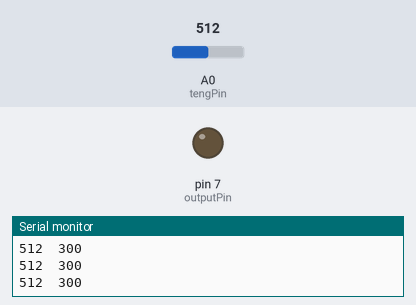
Simulated run of this sketch. Board: Arduino Uno, built with avr-gcc and run on an emulated ATmega328P. Shown: output pins drawn as LEDs (lit = HIGH), the last lines printed to the serial monitor. Dashed ring = blinking. Inputs (shaded band) come from the test bench; at power-on: A0 (tengPin) = 512.

Above: at 1.2 s.
1.3 s: A0 (tengPin) set to 314
2.8 s: A0 (tengPin) set to 282
At 3.02 s:
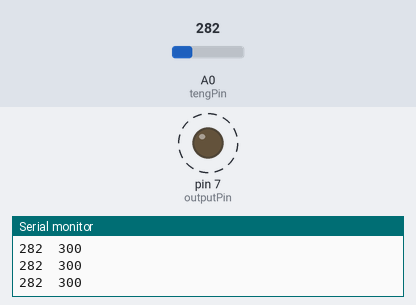
5.8 s: A0 (tengPin) set to 306
At 7.0 s:
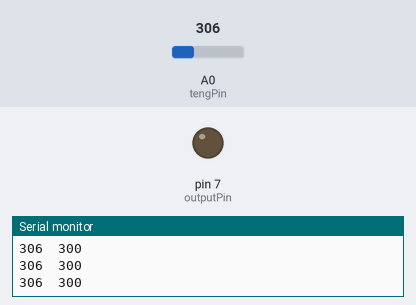
7.3 s: A0 (tengPin) set to 290
At 7.52 s:
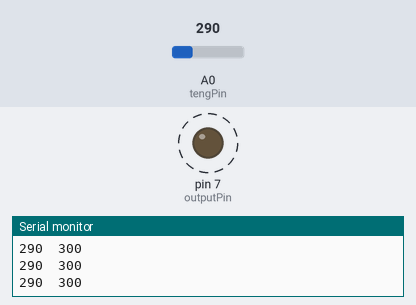
Timing chart, 0 to 11.3 s (numbered marks = the images above; inputs shaded):
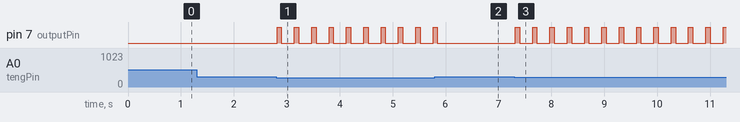

Measured:
- the behaviour switches between 300 and 299 on A0 (tengPin) (found by bisection; images 0 and 1)
- after the input at 2.8 s, pin 7 (outputPin): alternates HIGH for 0.08 s and LOW for 0.25 s, starting at once
- after the input at 5.8 s, pin 7 (outputPin): goes on until 5.8 s, then stays LOW
- after the input at 7.3 s, pin 7 (outputPin): alternates HIGH for 0.08 s and LOW for 0.25 s, starting at once

The sketch:

TENGCode_minValues.ino
```cpp
const int tengPin = A0;       // Analog input
const int outputPin = 7;      // Digital output pin
const int threshold = 300;    // Adjust based on your TENG output dip

// Cooldown to prevent repeated triggers
const unsigned long cooldown = 300;
unsigned long lastTriggerTime = 0;

bool latchState = LOW;

// Reads minimum value over 32 samples
int get_min_smoothed() {
  int minValue = 1023;

  for (int i = 0; i < 32; i++) {
    int reading = analogRead(tengPin);
    if (reading < minValue) {
      minValue = reading;
    }
    delay(1);  // Small delay between samples
  }

  return minValue;
}

void setup() {
  Serial.begin(9600);
  pinMode(outputPin, OUTPUT);
}

void loop() {
  int minValue = get_min_smoothed();
  unsigned long now = millis();

  // Trigger only if minValue drops below threshold and cooldown has passed
  if (minValue < threshold && (now - lastTriggerTime > cooldown)) {
    latchState = HIGH;
    lastTriggerTime = now;
  }

  // Keep pulse HIGH for 50ms
  if ((now - lastTriggerTime) > 50) {
    latchState = LOW;
  }

  digitalWrite(outputPin, latchState);

  // Serial Plotter output
  Serial.print(minValue);
  Serial.print('\t');
  Serial.println(threshold);

  delay(5);  // ~200Hz loop
}
```
